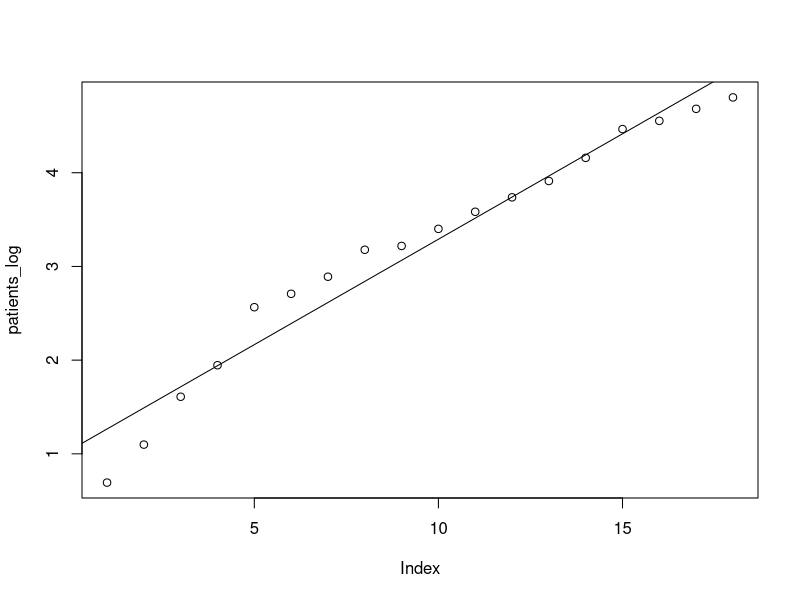

This figure's R source:
start_index <- 1

d <- c(2,3,5,7,13,15,18,24,25,30,36,42,50,64,87,95,108,122)
d <- d[start_index:length(d)]
patients_log <- log(d)

x <- 1:length(patients_log)

df <- data.frame(cbind(patients_log, x))
names(df) <- c("y","x")
fit <- lm("y ~ x", df)

jpeg("./mers_patients.jpg")
plot(patients_log)
abline(fit)
dev.off()
